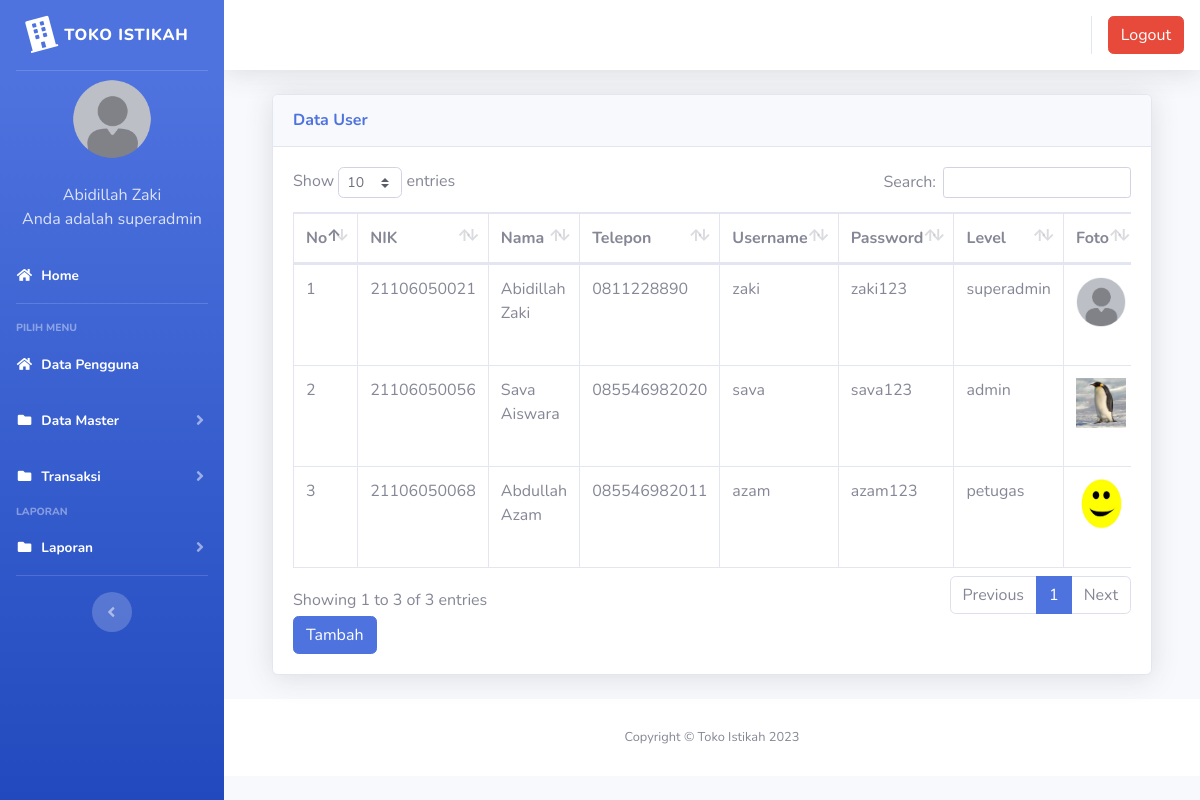
Page /index3.php?page=pengguna (signed in) on the committed database.
### tables this page shows
CREATE TABLE `users` (
  `id` int(11) NOT NULL,
  `nik` varchar(11) NOT NULL,
  `nama` varchar(100) NOT NULL,
  `alamat` varchar(200) NOT NULL,
  `telepon` varchar(100) NOT NULL,
  `username` varchar(100) NOT NULL,
  `password` varchar(100) NOT NULL,
  `level` varchar(25) NOT NULL DEFAULT 'member',
  `foto` varchar(25) NOT NULL
);

### page/pengguna/pengguna.php (the view, shortened to what this page needs)
<div class="container-fluid">
  <div class="card shadow mb-4">
    <div class="card-header py-3">
      <h6 class="m-0 font-weight-bold text-primary">Data User</h6>
    </div>
    <div class="card-body">
      <div class="table-responsive">
        <table class="table table-bordered" id="dataTable" width="100%" cellspacing="0">
        <thead>
                                <tr>
			<th>No</th>
			<th>NIK</th>
			<th>Nama</th>
			<th>Telepon</th>
			<th>Username</th>
                                    <th>Password</th>
                                    <th>Level</th>
                                    <th>Foto</th>
                                </tr>
		</thead>
          <tbody>
            <?php
	$no = 1;
	$sql = $koneksi->query("select * from users");
	while ($data = $sql->fetch_assoc()) {
	?>
                                <tr>
                                    <td><?php echo $no++; ?></td>
			<td><?php echo $data['nik'] ?></td>
			<td><?php echo $data['nama'] ?></td>
			<td><?php echo $data['telepon'] ?></td>
                                    <td><?php echo $data['username'] ?></td>
			<td><?php echo $data['password'] ?></td>
			<td><?php echo $data['level'] ?></td>
			<td><img src="img/<?php echo $data['foto'] ?>"width="50" height="50" alt=""> </td>
                                </tr>
	<?php }?>
		   </tbody>
                        </table>
<a href="?page=pengguna&aksi=tambahpengguna" class="btn btn-primary" >Tambah</a>
      </div>
    </div>
  </div>
</div>

### index3.php (shortened to what this page needs)
<?php
	$koneksi = new mysqli("localhost","root","","inventori");
	?>
<!DOCTYPE html>
<html lang="en">
<head>
  <link href="vendor/fontawesome-free/css/all.min.css" rel="stylesheet" type="text/css">
  <link href="css/sb-admin-2.min.css" rel="stylesheet">
  <link href="vendor/datatables/dataTables.bootstrap4.min.css" rel="stylesheet">
</head>
<body id="page-top">
  <div id="wrapper">
    <ul class="navbar-nav bg-gradient-primary sidebar sidebar-dark accordion" id="accordionSidebar">
      <a class="sidebar-brand d-flex align-items-center justify-content-center" href="index3.php">
        <div class="sidebar-brand-icon rotate-n-15">
          <i class="fas fa-building"></i>
        </div>
        <div class="sidebar-brand-text mx-2">TOKO ISTIKAH</div>
      </a>
      <hr class="sidebar-divider my-0">
 <?php
   if ($_SESSION['superadmin']) {
	   $user = $_SESSION['superadmin'];
   }
   $sql =$koneksi->query("select * from users where id='$user'");
   $data = $sql->fetch_assoc();
   ?>
    <li class="d-flex align-items-center justify-content-center">
        <a class="nav-link">
		 <img src="img/<?php echo $data['foto']?>" class="img-circle" width="80" alt="User"/></a>
	  </li>
		 <li class="nav-item ">
        <a class="nav-link">
         	<div class="d-flex align-items-center justify-content-center" class="name">  <?php echo  $data['nama'];?></div></font>
			<div class="d-flex align-items-center justify-content-center" class="email">Anda adalah <?php echo $data['level'];?></div>
		 </a>
      </li>
      <li class="nav-item active">
        <a class="nav-link" href="?page=home3">
          <i class="fas fa-fw fa-home"></i>
          <span>Home</span></a>
      </li>
      <hr class="sidebar-divider">
      <div class="sidebar-heading">
        Pilih Menu
      </div>
	    <li class="nav-item active">
        <a class="nav-link" href="?page=pengguna">
          <i class="fas fa-fw fa-home"></i>
          <span>Data Pengguna</span></a>
      </li>
	   <li class="nav-item active">
        <a class="nav-link collapsed" href="#" data-toggle="collapse" data-target="#collapseData" aria-expanded="true" aria-controls="collapseData">
          <i class="fas fa-fw fa-folder"></i>
          <span>Data Master</span>
        </a>
      </li>
	    <li class="nav-item active">
        <a class="nav-link collapsed" href="#" data-toggle="collapse" data-target="#collapsePages" aria-expanded="true" aria-controls="collapsePages">
          <i class="fas fa-fw fa-folder"></i>
          <span>Transaksi</span>
        </a>
      </li>
      <div class="sidebar-heading">
        Laporan
      </div>
	     <li class="nav-item active">
        <a class="nav-link collapsed" href="#" data-toggle="collapse" data-target="#collapseLaporan" aria-expanded="true" aria-controls="collapseLaporan">
          <i class="fas fa-fw fa-folder"></i>
          <span>Laporan</span>
        </a>
      </li>
      <hr class="sidebar-divider d-none d-md-block">
      <div class="text-center d-none d-md-inline">
        <button class="rounded-circle border-0" id="sidebarToggle"></button>
      </div>
    </ul>
    <div id="content-wrapper" class="d-flex flex-column">
      <div id="content">
        <nav class="navbar navbar-expand navbar-light bg-white topbar mb-4 static-top shadow">
          <ul class="navbar-nav ml-auto">
            <li class="nav-item dropdown no-arrow">
			 <div class="top-menu">
        <ul class="nav pull-right top-menu">
           <li><a onclick="return confirm('Apakah anda yakin akan logout?')" class="btn btn-danger" class="logout" href="logout.php">Logout</a></li>
        </ul>
      </div>
            </li>
          </ul>
        </nav>
        <div class="container-fluid">
		 <section class="content">
		      <?php
			   $page = $_GET['page'];
			   $aksi = $_GET['aksi'];
			   	if ($page == "pengguna") {
				   if ($aksi == "") {
					   include "page/pengguna/pengguna.php";
				   }
			   }
			   ?>
    </section>
</div>
      <footer class="sticky-footer bg-white">
        <div class="container my-auto">
          <div class="copyright text-center my-auto">
            <span>Copyright &copy; Toko Istikah 2023</span>
          </div>
        </div>
      </footer>
    </div>
  </div>
  </div>
</body>
</html>

### rows in the picture
users: foto (placeholder picture), nama "Abidillah Zaki", level "superadmin", nik "21106050021", telepon "0811228890", username "zaki", password "zaki123"
users: nik "21106050056", nama "Sava Aiswara", telepon "085546982020", username "sava", password "sava123", level "admin", foto (picture)
users: nik "21106050068", nama "Abdullah Azam", telepon "085546982011", username "azam", password "azam123", level "petugas", foto (picture)
